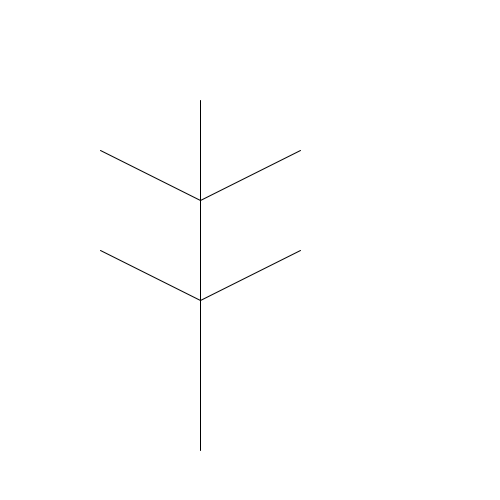
Frame 1 (no input)
Frame 60 (the mouse pressed at the canvas centre just before this capture): identical to frame 1, image omitted
Frame 120 (the mouse held since frame 60 and released just before this capture): identical to frame 1, image omitted

The Processing sketch that drew this single still picture (run headless with seeded random() and noise(); from frame 60 on, the mouse is pressed at the canvas centre):

// Processing sketch: ProcH9_9
// ── ProcH9_9.pde


void setup(){
size(500,500);
}

void draw(){
background(255,255,255);
stroke(0,0,0);
tekenboom(100,150,200,250,300,450);
}

void tekenboom(int x1, int y1, int x2, int y2,int x3,int y3){

line(x1,y1,x2,x2);//tak links boven
line(x2,x1,x2,y3);//stam
line(x1,y2,x2,x3);//tak links beneden
line(x3,y1,x2,x2);//tak rechts boven
line(x3,y2,x2,x3);//tak rechts beneden
}
